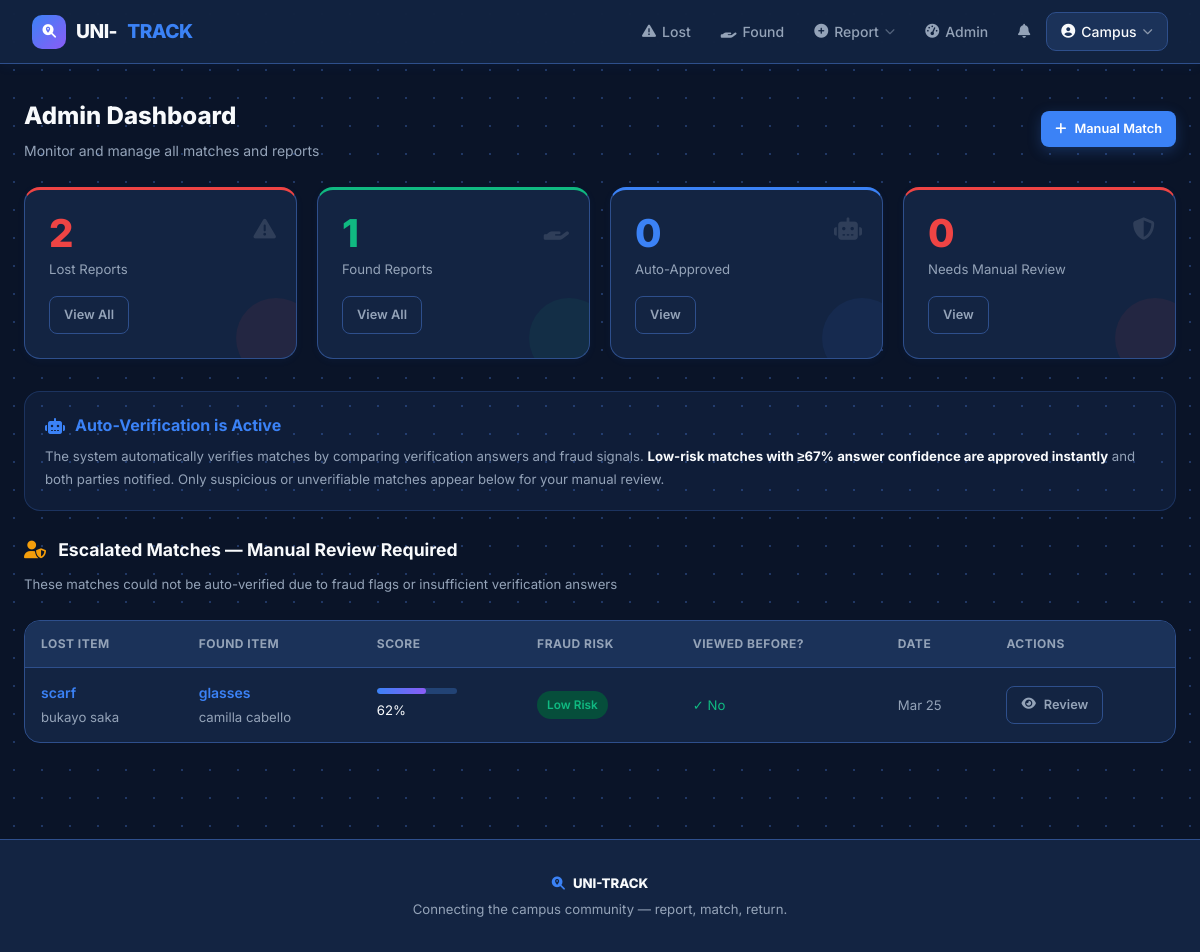
The page /admin-panel/ (signed in) on the database as committed earlier.
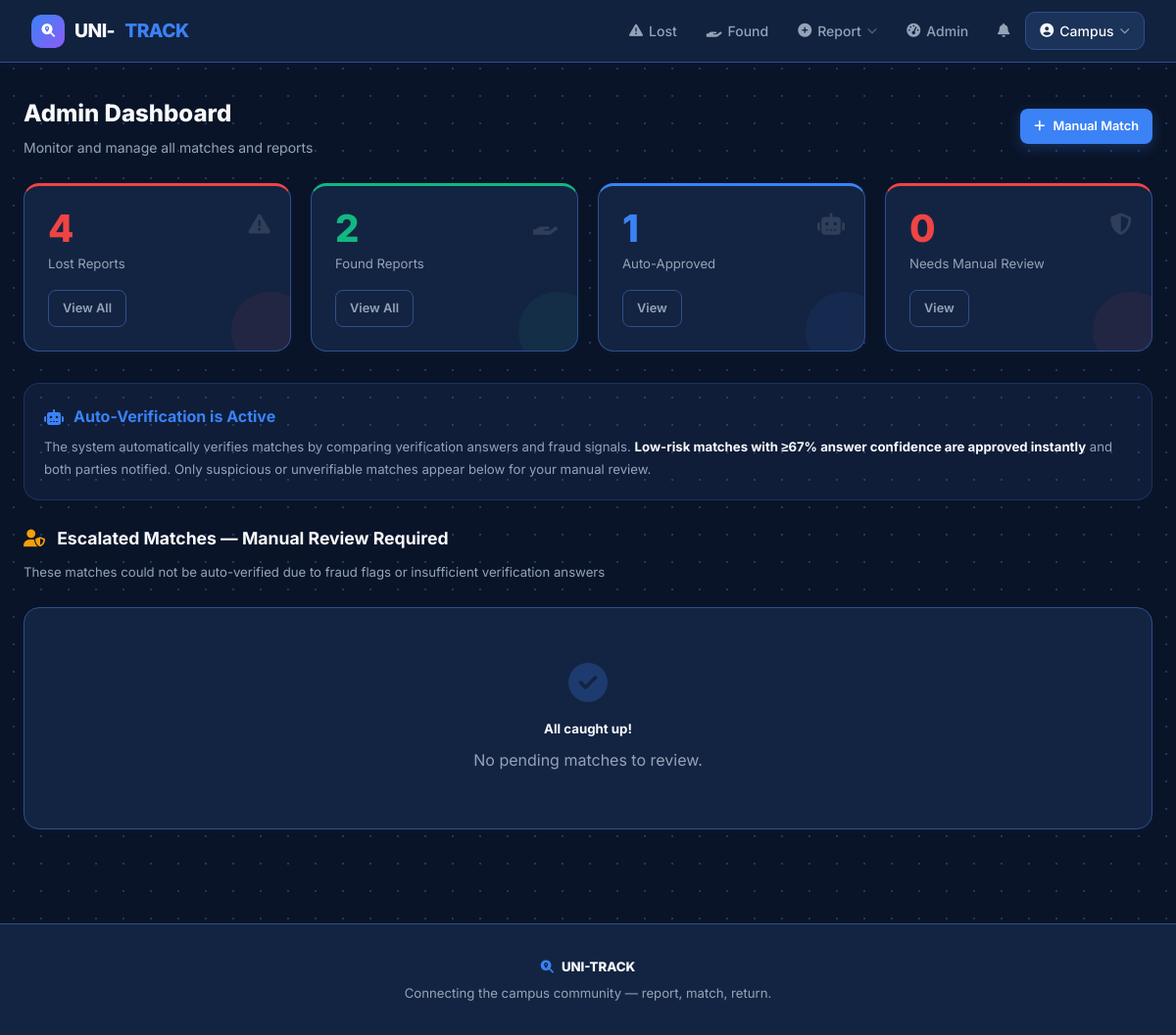
The same page on the database as committed later.
### items/models.py (models this page shows, shortened)
class ItemMatch(models.Model):
    STATUS_CHOICES = [
        ('pending', 'Pending Review'),
        ('approved', 'Approved'),
        ('rejected', 'Rejected'),
        ('completed', 'Completed'),
    ]
    FRAUD_RISK_CHOICES = [
        ('low', 'Low Risk'),
        ('medium', 'Medium Risk'),
        ('high', 'High Risk — Review Carefully'),
    ]
    lost_item = models.ForeignKey(LostItem, on_delete=models.CASCADE, related_name='matches')
    found_item = models.ForeignKey(FoundItem, on_delete=models.CASCADE, related_name='matches')
    matched_by = models.ForeignKey(
        settings.AUTH_USER_MODEL, on_delete=models.SET_NULL, null=True,
        related_name='matches_made')
    match_score = models.IntegerField(default=0)
    notes = models.TextField(blank=True)
    status = models.CharField(max_length=20, choices=STATUS_CHOICES, default='pending')
    fraud_risk = models.CharField(max_length=10, choices=FRAUD_RISK_CHOICES, default='low')
    fraud_flags = models.TextField(blank=True,
        help_text='Auto-detected fraud warning flags')
    reporter_viewed_found_before_reporting = models.BooleanField(default=False,
        help_text='True if reporter viewed this found item BEFORE submitting their lost report')
    verif_color_match = models.BooleanField(null=True, blank=True,
        verbose_name='Colour answers match?')
    verif_distinguishing_match = models.BooleanField(null=True, blank=True,
        verbose_name='Distinguishing feature answers match?')
    verif_secret_match = models.BooleanField(null=True, blank=True,
        verbose_name='Secret detail answers match?')
    admin_verif_notes = models.TextField(blank=True,
        verbose_name='Admin verification notes')
    created_at = models.DateTimeField(auto_now_add=True)
    reviewed_at = models.DateTimeField(null=True, blank=True)
    reviewed_by = models.ForeignKey(
        settings.AUTH_USER_MODEL, on_delete=models.SET_NULL, null=True,
        blank=True, related_name='reviewed_matches')
    owner_notified = models.BooleanField(default=False)
    finder_notified = models.BooleanField(default=False)
    owner_confirmed = models.BooleanField(null=True, blank=True)
    finder_confirmed = models.BooleanField(null=True, blank=True)
    class Meta:
        unique_together = ['lost_item', 'found_item']
        ordering = ['-created_at']

class LostItem(models.Model):
    STATUS_CHOICES = [
        ('active', 'Active'),
        ('matched', 'Matched'),
        ('resolved', 'Resolved'),
        ('closed', 'Closed'),
    ]
    reporter = models.ForeignKey(settings.AUTH_USER_MODEL, on_delete=models.CASCADE, related_name='lost_items')
    title = models.CharField(max_length=200)
    description = models.TextField()
    category = models.CharField(max_length=50, choices=CATEGORY_CHOICES)
    location_lost = models.CharField(max_length=50, choices=LOCATION_CHOICES)
    location_detail = models.CharField(max_length=200, blank=True)
    date_lost = models.DateField()
    image = models.ImageField(upload_to='lost_items/', blank=True, null=True)
    proof_of_ownership = models.ImageField(upload_to='ownership_proof/', blank=True, null=True,
        help_text='Upload a previous photo, receipt, or any proof this item belongs to you')
    contact_email = models.EmailField(blank=True)
    contact_phone = models.CharField(max_length=15, blank=True)
    reward = models.CharField(max_length=100, blank=True)
    verif_color = models.CharField(max_length=100, blank=True,
        verbose_name='Item colour / appearance',
        help_text='Describe the exact colour, brand markings, or appearance')
    verif_distinguishing = models.CharField(max_length=200, blank=True,
        verbose_name='Distinguishing feature',
        help_text='Any scratches, stickers, engravings, or unique marks?')
    verif_secret = models.CharField(max_length=200, blank=True,
        verbose_name='Secret detail',
        help_text='Something only you would know (e.g. lock screen wallpaper, bag contents, note inside)')
    status = models.CharField(max_length=20, choices=STATUS_CHOICES, default='active')
    created_at = models.DateTimeField(auto_now_add=True)
    updated_at = models.DateTimeField(auto_now=True)
    class Meta:
        ordering = ['-created_at']

class FoundItem(models.Model):
    STATUS_CHOICES = [
        ('available', 'Available'),
        ('matched', 'Matched'),
        ('returned', 'Returned'),
        ('unclaimed', 'Unclaimed - Donated'),
    ]
    finder = models.ForeignKey(settings.AUTH_USER_MODEL, on_delete=models.CASCADE, related_name='found_items')
    title = models.CharField(max_length=200)
    public_description = models.TextField(
        verbose_name='Public Description (vague)',
        help_text='Describe the item vaguely — DO NOT include serial numbers, passwords, or secret details. E.g. "A black electronic device"')
    private_description = models.TextField(
        verbose_name='Private Description (confidential)',
        help_text='Full details: exact colour, markings, serial number, contents — only admin and verified owner will see this')
    category = models.CharField(max_length=50, choices=CATEGORY_CHOICES)
    location_found = models.CharField(max_length=50, choices=LOCATION_CHOICES)
    location_detail = models.CharField(max_length=200, blank=True,
        help_text='Exact spot — this is kept private and not shown publicly')
    date_found = models.DateField()
    image = models.ImageField(upload_to='found_items/', blank=True, null=True)
    contact_email = models.EmailField(blank=True)
    contact_phone = models.CharField(max_length=15, blank=True)
    current_holding = models.CharField(max_length=200, blank=True,
        help_text='Where is the item currently kept? (private)')
    verif_color = models.CharField(max_length=100, blank=True,
        verbose_name='Colour / appearance observed',
        help_text='Exact colour, brand, or appearance as you found it')
    verif_distinguishing = models.CharField(max_length=200, blank=True,
        verbose_name='Distinguishing features observed',
        help_text='Any scratches, stickers, engravings, or unique marks you noticed')
    verif_secret = models.CharField(max_length=200, blank=True,
        verbose_name='Additional private detail',
        help_text='Any other detail not visible from outside (e.g. item inside a bag, note tucked in)')
    status = models.CharField(max_length=20, choices=STATUS_CHOICES, default='available')
    created_at = models.DateTimeField(auto_now_add=True)
    updated_at = models.DateTimeField(auto_now=True)
    class Meta:
        ordering = ['-created_at']

### accounts/models.py (models this page shows, shortened)
class User(AbstractUser):
    ROLE_CHOICES = [
        ('student', 'Student'),
        ('staff', 'Staff'),
        ('admin', 'Administrator'),
    ]
    role = models.CharField(max_length=20, choices=ROLE_CHOICES, default='student')
    student_id = models.CharField(max_length=20, blank=True, null=True, unique=True)
    phone = models.CharField(max_length=15, blank=True, null=True)
    department = models.CharField(max_length=100, blank=True, null=True)
    profile_picture = models.ImageField(upload_to='profiles/', blank=True, null=True)
    is_verified = models.BooleanField(default=False)
    created_at = models.DateTimeField(auto_now_add=True)
    @property
    def is_admin_user(self):
        return self.role == 'admin' or self.is_staff or self.is_superuser

### items/views.py (the view)
# urls.py: path('admin-panel/', views.admin_dashboard, name='admin_dashboard'),
@login_required
@admin_required
def admin_dashboard(request):
    pending_matches = ItemMatch.objects.filter(status='pending')
    high_risk = ItemMatch.objects.filter(status='pending', fraud_risk='high')
    approved_matches = ItemMatch.objects.filter(status='approved')
    auto_approved = ItemMatch.objects.filter(status='completed', reviewed_by=None)
    all_lost = LostItem.objects.all()
    all_found = FoundItem.objects.all()
    return render(request, 'items/admin_dashboard.html', {
        'pending_matches': pending_matches,
        'high_risk': high_risk,
        'approved_matches': approved_matches,
        'auto_approved': auto_approved,
        'all_lost': all_lost,
        'all_found': all_found,
    })

### items/views.py (called while the page is built)
def admin_required(view_func):
    @wraps(view_func)
    def wrapper(request, *args, **kwargs):
        if not request.user.is_authenticated or not request.user.is_admin_user:
            messages.error(request, 'You do not have permission to access this page.')
            return redirect('home')
        return view_func(request, *args, **kwargs)
    return wrapper

### templates/items/admin_dashboard.html (shortened to what the changed rows need)
{% extends 'base.html' %}
{% block content %}
<div class="grid grid-4 mb-4">
  <div class="stat-card red animate-up">
    <div class="stat-icon"><i class="fas fa-exclamation-triangle"></i></div>
    <div class="stat-number text-danger">{{ all_lost.count }}</div>
    <div class="stat-label">Lost Reports</div>
    <a href="{% url 'lost_items' %}" class="btn btn-outline btn-sm mt-2">View All</a>
  </div>
  <div class="stat-card green animate-up">
    <div class="stat-icon"><i class="fas fa-hand-holding"></i></div>
    <div class="stat-number text-success">{{ all_found.count }}</div>
    <div class="stat-label">Found Reports</div>
    <a href="{% url 'found_items' %}" class="btn btn-outline btn-sm mt-2">View All</a>
  </div>
  <div class="stat-card blue animate-up">
    <div class="stat-icon"><i class="fas fa-robot"></i></div>
    <div class="stat-number text-primary">{{ auto_approved.count }}</div>
    <div class="stat-label">Auto-Approved</div>
    <a href="{% url 'admin_matches' %}?status=approved" class="btn btn-outline btn-sm mt-2">View</a>
  </div>
</div>
{% if pending_matches %}
<div class="table-wrap animate-up">
  <table>
    <thead><tr><th>Lost Item</th><th>Found Item</th><th>Score</th><th>Fraud Risk</th><th>Viewed Before?</th><th>Date</th><th>Actions</th></tr></thead>
    <tbody>
      {% for match in pending_matches %}
      <tr>
        <td><a href="{% url 'lost_item_detail' match.lost_item.pk %}" style="color:var(--primary);text-decoration:none;font-weight:600;">{{ match.lost_item.title }}</a><br><span class="small text-muted">{{ match.lost_item.reporter.get_full_name }}</span></td>
        <td><a href="{% url 'found_item_detail' match.found_item.pk %}" style="color:var(--primary);text-decoration:none;font-weight:600;">{{ match.found_item.title }}</a><br><span class="small text-muted">{{ match.found_item.finder.get_full_name }}</span></td>
        <td><div class="score-bar" style="width:80px;margin-bottom:4px;"><div class="score-fill" style="width:{{ match.match_score }}%;"></div></div><span class="small">{{ match.match_score }}%</span></td>
        <td><span class="badge {% if match.fraud_risk == 'high' %}badge-danger{% elif match.fraud_risk == 'medium' %}badge-warning{% else %}badge-success{% endif %}">{{ match.get_fraud_risk_display }}</span></td>
        <td class="small {% if match.reporter_viewed_found_before_reporting %}text-danger{% else %}text-success{% endif %}">{% if match.reporter_viewed_found_before_reporting %}⚠️ Yes{% else %}✓ No{% endif %}</td>
        <td class="small text-muted">{{ match.created_at|date:"M d" }}</td>
        <td><a href="{% url 'match_detail' match.pk %}" class="btn btn-outline btn-sm"><i class="fas fa-eye"></i> Review</a></td>
      </tr>
      {% endfor %}
    </tbody>
  </table>
</div>
{% else %}
<div class="empty-state animate-up card">
  <i class="fas fa-check-circle text-success"></i>
  <h5>All caught up!</h5>
  <p>No pending matches to review.</p>
</div>
{% endif %}
{% endblock %}

Rows that differ between the two databases and show on the page:
no longer on this page (row edited): ItemMatch: lost_item "scarf", lost_item.reporter.get_full_name "bukayo saka", found_item "glasses", found_item.finder.get_full_name "camilla cabello", match_score "62", fraud_risk "Low Risk", reporter_viewed_found_before_reporting "✓ No", created_at "Mar 25"
Other text that changed with them:
{{ all_lost.count }}: "2" → "4"
{{ all_found.count }}: "1" → "2"
{{ auto_approved.count }}: "0" → "1"
text no longer shown: "LOST ITEM FOUND ITEM SCORE FRAUD RISK VIEWED BEFORE? DATE ACTIONS"
text now shown: "All caught up! No pending matches to review."
